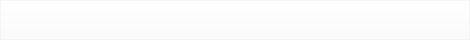
<?xml version="1.0" encoding="UTF-8"?>
<ui version="4.0">
 <class>Form</class>
 <widget class="QWidget" name="Form">
  <property name="geometry">
   <rect>
    <x>0</x>
    <y>0</y>
    <width>470</width>
    <height>40</height>
   </rect>
  </property>
  <property name="minimumSize">
   <size>
    <width>470</width>
    <height>40</height>
   </size>
  </property>
  <property name="maximumSize">
   <size>
    <width>470</width>
    <height>40</height>
   </size>
  </property>
  <property name="windowTitle">
   <string>Form</string>
  </property>
  <widget class="QLabel" name="task_name_dash">
   <property name="geometry">
    <rect>
     <x>10</x>
     <y>10</y>
     <width>341</width>
     <height>21</height>
    </rect>
   </property>
   <property name="text">
    <string>Название</string>
   </property>
  </widget>
  <widget class="QLabel" name="task_status_dash">
   <property name="geometry">
    <rect>
     <x>380</x>
     <y>10</y>
     <width>81</width>
     <height>21</height>
    </rect>
   </property>
   <property name="text">
    <string>Приоритет</string>
   </property>
  </widget>
  <widget class="QPushButton" name="task_open_dash">
   <property name="geometry">
    <rect>
     <x>0</x>
     <y>0</y>
     <width>470</width>
     <height>40</height>
    </rect>
   </property>
   <property name="minimumSize">
    <size>
     <width>470</width>
     <height>40</height>
    </size>
   </property>
   <property name="maximumSize">
    <size>
     <width>470</width>
     <height>40</height>
    </size>
   </property>
   <property name="styleSheet">
    <string notr="true">background-color: rgba(255, 255, 255, 0);</string>
   </property>
   <property name="text">
    <string/>
   </property>
  </widget>
 </widget>
 <resources/>
 <connections/>
</ui>
